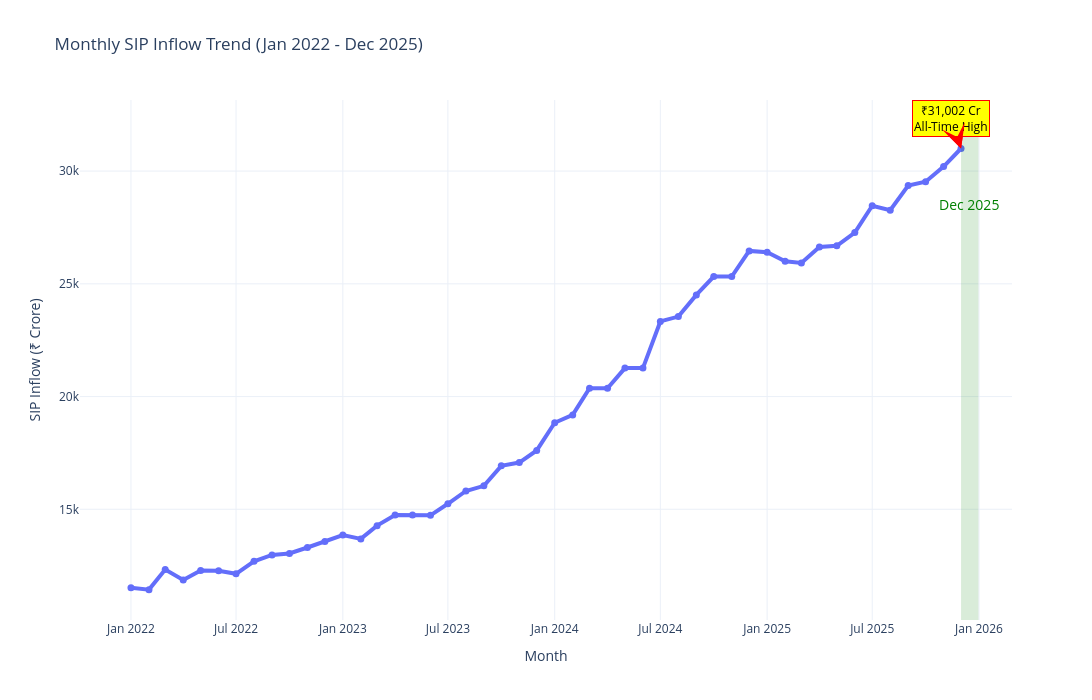

Notebook cell for this chart:
### Code cell
highest = sip.loc[sip["sip_inflow_crore"].idxmax()]

fig.add_annotation(

   x = highest["month"].strftime("%Y-%m-%d"),

    y=highest["sip_inflow_crore"],

    text=f"₹{highest['sip_inflow_crore']:,} Cr<br>All-Time High",

    showarrow=True,

    arrowhead=3,

    arrowsize=2,

    arrowwidth=2,

    arrowcolor="red",

    bgcolor="yellow",

    bordercolor="red",

    font=dict(

        size=12,

        color="black"

    )

)

### Figure 1 — Plotly figure (JSON) as saved in the notebook; plotly's stock layout.template omitted (floating-point values rounded to 4 significant figures)
{"data": [{"hovertemplate": "month=%{x}<br>sip_inflow_crore=%{y}<extra></extra>", "legendgroup": "", "line": {"color": "#636efa", "dash": "solid", "width": 4}, "marker": {"size": 7, "symbol": "circle"}, "mode": "lines+markers", "name": "", "orientation": "v", "showlegend": false, "type": "scatter", "x": ["2022-01-01T00:00:00.000000", "2022-02-01T00:00:00.000000", "2022-03-01T00:00:00.000000", "2022-04-01T00:00:00.000000", "2022-05-01T00:00:00.000000", "2022-06-01T00:00:00.000000", "2022-07-01T00:00:00.000000", "2022-08-01T00:00:00.000000", "2022-09-01T00:00:00.000000", "2022-10-01T00:00:00.000000", "2022-11-01T00:00:00.000000", "2022-12-01T00:00:00.000000", "2023-01-01T00:00:00.000000", "2023-02-01T00:00:00.000000", "2023-03-01T00:00:00.000000", "2023-04-01T00:00:00.000000", "2023-05-01T00:00:00.000000", "2023-06-01T00:00:00.000000", "2023-07-01T00:00:00.000000", "2023-08-01T00:00:00.000000", "2023-09-01T00:00:00.000000", "2023-10-01T00:00:00.000000", "2023-11-01T00:00:00.000000", "2023-12-01T00:00:00.000000", "2024-01-01T00:00:00.000000", "2024-02-01T00:00:00.000000", "2024-03-01T00:00:00.000000", "2024-04-01T00:00:00.000000", "2024-05-01T00:00:00.000000", "2024-06-01T00:00:00.000000", "2024-07-01T00:00:00.000000", "2024-08-01T00:00:00.000000", "2024-09-01T00:00:00.000000", "2024-10-01T00:00:00.000000", "2024-11-01T00:00:00.000000", "2024-12-01T00:00:00.000000", "2025-01-01T00:00:00.000000", "2025-02-01T00:00:00.000000", "2025-03-01T00:00:00.000000", "2025-04-01T00:00:00.000000", "2025-05-01T00:00:00.000000", "2025-06-01T00:00:00.000000", "2025-07-01T00:00:00.000000", "2025-08-01T00:00:00.000000", "2025-09-01T00:00:00.000000", "2025-10-01T00:00:00.000000", "2025-11-01T00:00:00.000000", "2025-12-01T00:00:00.000000"], "xaxis": "x", "y": [11517, 11438, 12328, 11863, 12286, 12276, 12140, 12694, 12976, 13040, 13306, 13573, 13856, 13687, 14276, 14749, 14749, 14734, 15245, 15814, 16042, 16928, 17073, 17610, 18838, 19187, 20371, 20371, 21262, 21262, 23332, 23547, 24509, 25323, 25320, 26459, 26400, 25999, 25926, 26632, 26688, 27274, 28464, 28265, 29361, 29529, 30200, 31002], "yaxis": "y"}], "layout": {"annotations": [{"arrowcolor": "red", "arrowhead": 3, "arrowsize": 2, "arrowwidth": 2, "bgcolor": "yellow", "bordercolor": "red", "font": {"color": "black", "size": 12}, "showarrow": true, "text": "₹31,002 Cr<br>All-Time High", "x": "2025-12-01T00:00:00", "y": 31002}, {"font": {"color": "green", "size": 14}, "showarrow": false, "text": "Dec 2025", "x": "2025-12-15", "y": 28520.0}, {"arrowcolor": "red", "arrowhead": 3, "arrowsize": 2, "arrowwidth": 2, "bgcolor": "yellow", "bordercolor": "red", "font": {"color": "black", "size": 12}, "showarrow": true, "text": "₹31,002 Cr<br>All-Time High", "x": "2025-12-01", "y": 31002}], "height": 700, "hovermode": "x unified", "legend": {"tracegroupgap": 0}, "shapes": [{"fillcolor": "green", "line": {"width": 0}, "opacity": 0.15, "type": "rect", "x0": "2025-12-01", "x1": "2025-12-31", "xref": "x", "y0": 0, "y1": 1, "yref": "y domain"}], "title": {"text": "Monthly SIP Inflow Trend (Jan 2022 - Dec 2025)"}, "width": 1400, "xaxis": {"anchor": "y", "domain": [0, 1], "title": {"text": "Month"}}, "yaxis": {"anchor": "x", "domain": [0, 1], "title": {"text": "SIP Inflow (₹ Crore)"}}}}
